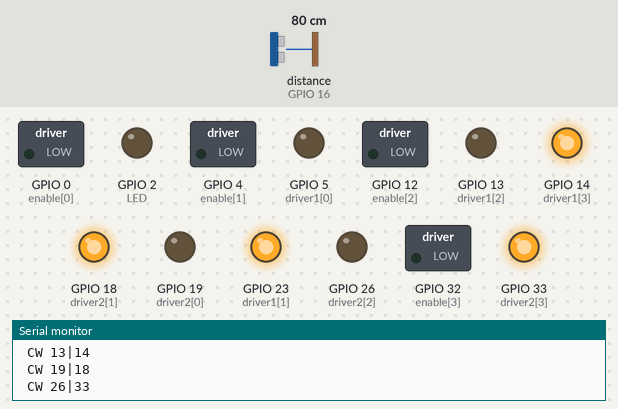
Recording of a sketch running on a simulated ESP32. Shown: switched loads named in the sketch (green lamp = pin HIGH), output pins drawn as LEDs (lit = HIGH), the last lines printed to the serial monitor. Wiring (inferred from the names in the program): ultrasonic range finder: trigger GPIO 17; echo GPIO 16. Dashed ring = blinking. The inputs (shaded band) are chosen by the test bench; at power-on: distance to the obstacle (sensor on GPIO 16) 80 cm. The echo pulse lasts 58.3 µs per cm; pins used as bus, display or sensor lines are not drawn.

Above: at 0.5 s.
At 2.2 s:
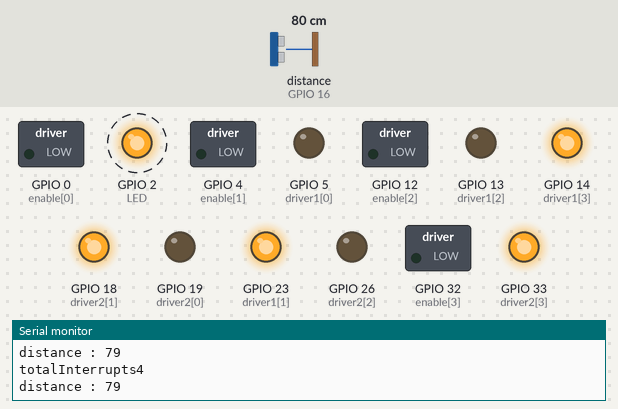
Timing chart, 0 to 3.0 s (numbered marks = the images above):
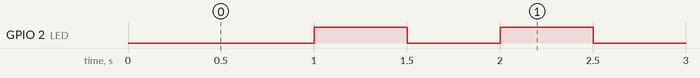

The sketch:

driver_6.0.ino
```cpp
// WEMOS D1 mini ESP32

////REAR-////
//3-------4//
//---------//
//---------//
//---------//
//1-------2//
////FRONT////

volatile int count0;
volatile int count1;
int totalInterrupts;
hw_timer_t * timer0 = NULL;
hw_timer_t * timer1 = NULL;
portMUX_TYPE timerMux = portMUX_INITIALIZER_UNLOCKED;
#define LED 2

const int enable[4] = {0, 4, 12, 32};     // motor 1,2,3,4
const int driver1[4] = {5, 23, 13, 14};   // motor1 (5, 23),  motor2 (13, 14)
const int driver2[4] = {19, 18, 26, 33};  // motor3 (19, 18), motor4 (33, 26)

const int cnt = sizeof(enable)/sizeof(enable[0]);
String dir;
const int echo = 16;
const int trig = 17;
float duration,  distance;
int sonarAlt = 0;


void setup() {
  Serial.begin(115200);
  timer_init();
  pinMode(LED, OUTPUT);

  for(int i = 0; i < cnt; i++){
    ledcSetup(i, 5000, 8);
    ledcAttachPin(enable[i], i);
    pinMode(driver1[i], OUTPUT);
    pinMode(driver2[i], OUTPUT);
  }

  pinMode(trig, OUTPUT);
  pinMode(echo, INPUT);
  stop_motor();

}

void loop() {

  //Serial.println(sonarAlt);

  if (count0 > 0) {
       // Comment out enter / exit to deactivate the critical section
       portENTER_CRITICAL(&timerMux); // 카운트 시작
       count0--;                       // 트리거 시간 감소
       portEXIT_CRITICAL(&timerMux);  // 카운트 종료

       totalInterrupts++; // 전체 인터럽트 횟수
       Serial.print("totalInterrupts");
       Serial.println(totalInterrupts);
       Serial.print("distance : ");
       Serial.println(sonarAlt);
       if ( totalInterrupts%2 == 0) {   // 짝수면 켜짐, 홀수면 꺼짐
         // Lights up the LED if the counter is even
         digitalWrite(LED, HIGH);
       } else {
         // Then swith off
         digitalWrite(LED, LOW);
       }
  }

  sonar();

}

//////////////////////////////////////////////////
/////////////////////function/////////////////////
//////////////////////////////////////////////////

void motor(int number, char* dir, int rate){

  int selection;
  const int* tempDriver;

  if(number >=3){
   tempDriver = driver2;
  }
  else{
    tempDriver = driver1;
  }

  if (number % 2 == 0)selection = 2;
  else selection = 0;

  digitalWrite(enable[number-1], LOW);
  if (dir == "CCW"){
    Serial.print(" CCW ");
    digitalWrite(tempDriver[selection], HIGH);
    digitalWrite(tempDriver[selection+1], LOW);
  }
  else if(dir == "CW"){
    Serial.print(" CW ");
    digitalWrite(tempDriver[selection], LOW);
    digitalWrite(tempDriver[selection+1], HIGH);
  }
  ledcWrite(number-1, rate);
  Serial.print(tempDriver[selection]);
  Serial.print("|");
  Serial.println(tempDriver[selection+1]);
}


void stop_motor(){
  motor(1, "CW", 0);
  motor(2, "CW", 0);
  motor(3, "CW", 0);
  motor(4, "CW", 0);
}


void forward(){
  motor(1, "CCW", 255);
  motor(2, "CCW", 255);
  motor(3, "CCW", 255);
  motor(4, "CCW", 255);
}


void backward(){
  motor(1, "CW", 255);
  motor(2, "CW", 255);
  motor(3, "CW", 255);
  motor(4, "CW", 255);
}


void uturn(){
  motor(1, "CCW", 255);
  motor(2, "CW", 255);
  motor(3, "CCW", 255);
  motor(4, "CW", 255);
  delay(510);
}


void turn(){

}

void sonar(){
  digitalWrite(trig, LOW);
  delayMicroseconds(2);
  digitalWrite(trig, HIGH);
  delayMicroseconds(10);
  digitalWrite(trig, LOW);
  duration = pulseIn (echo, HIGH);
  distance = ((float)(340.0 *  duration) / 10000.0) / 2.0;
  sonarAlt = (int)distance;//  + offset;
  sonarAlt = constrain(sonarAlt, 0, 500);
}


void IRAM_ATTR onTimer0() { // 타이머 인터럽트 결과
   portENTER_CRITICAL_ISR(&timerMux);
   count0++;
   portEXIT_CRITICAL_ISR(&timerMux);
}

void IRAM_ATTR onTimer1() {
   portENTER_CRITICAL_ISR(&timerMux);
   count1++;
   portEXIT_CRITICAL_ISR(&timerMux);
}


void timer_init(){
   // Configure the Prescaler at 80 the quarter of the ESP32 is cadence at 80Mhz
   // 80000000 / 80 = 1000000 tics / seconds  T: 0.000001s, 1초에 1,000,000 찍음
   timer0 = timerBegin(0, 80, true);
   timer1 = timerBegin(1, 80, true);
   timerAttachInterrupt(timer0, &onTimer0, true);
   timerAttachInterrupt(timer1, &onTimer1, true);


   // Sets an alarm to sound every second
   //  number/1,000,000 -> 시간(s)   또는  원하는 시간/0.000001 -> 타이머 인터럽트가 발생되는 Count횟수
   timerAlarmWrite(timer0, 500000, true);
   timerAlarmWrite(timer1, 2000000, true);
   timerAlarmEnable(timer0);
   timerAlarmEnable(timer1);
}
```

Measured:
- by itself, GPIO 2 (LED): alternates HIGH for 0.50 s and LOW for 0.50 s
